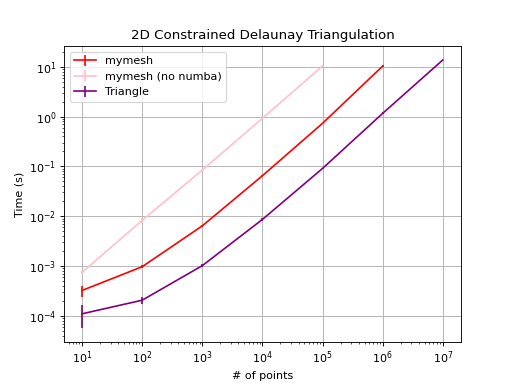

Generate this figure with Python:
import sys, os, time, subprocess
import scipy
import numpy as np
import matplotlib.pyplot as plt

def run_no_numba(npoints, seed):
    code = f"""
import os, subprocess, time
import numpy as np
os.environ["NUMBA_DISABLE_JIT"] = "1"
from mymesh import delaunay
# pre-run in case of any first time delays
delaunay.BowyerWatson2d(np.random.rand(10,2), Constraints=np.random.choice(np.arange(0, 10, dtype=int), size=(3,2), replace=False))

np.random.seed({seed})
points = np.random.rand({npoints}, 2)
constraints = np.random.choice(np.arange(0, len(points), dtype=int), size=(3,2),replace=False)
tic = time.time()
delaunay.BowyerWatson2d(points, Constraints=constraints)
t = time.time()-tic
print(t)
"""
    result = subprocess.run([sys.executable, "-c", code], capture_output=True)
    t = float(result.stdout)

    return t


from mymesh import delaunay
npoints = np.array([1e1, 1e2, 1e3, 1e4, 1e5, 1e6, 1e7], dtype=int)

bowyer_watson_avg = []
bowyer_watson_std = []
bowyer_watson_no_numba_avg = []
bowyer_watson_no_numba_std = []
triangle_avg = []
triangle_std = []

# pre-run for any first time pre-compiling
points = np.random.rand(10,2)
constraints = np.random.choice(np.arange(0, len(points), dtype=int), size=(5,2),replace=False)
delaunay.BowyerWatson2d(points, Constraints=constraints)
delaunay.Triangle(points, Constraints=constraints)
#
N = 3
for i,n in enumerate(npoints):
    # BowyerWatson
    if i < 2 or bowyer_watson_avg[-1] < 5:
        reps = []
        for j in range(N):
            np.random.seed(j)
            points = np.random.rand(n, 2)
            constraints = np.random.choice(np.arange(0, len(points), dtype=int), size=(5,2),replace=False)
            tic = time.time()
            delaunay.BowyerWatson2d(points, Constraints=constraints)
            reps.append(time.time()-tic)

        bowyer_watson_avg.append(np.mean(reps))
        bowyer_watson_std.append(np.std(reps))

    # BowyerWatson - No Numba
    if i < 2 or bowyer_watson_no_numba_avg[-1] < 5:
        reps = []
        for j in range(N):
            t = run_no_numba(n, j)
            reps.append(t)
        bowyer_watson_no_numba_avg.append(np.mean(reps)/N)
        bowyer_watson_no_numba_std.append(np.std(reps)/N)


    # Triangle
    if i < 2 or triangle_avg[-1] < 5:
        reps = []
        for j in range(N):
            np.random.seed(j)
            points = np.random.rand(n, 2)
            constraints = np.random.choice(np.arange(0, len(points), dtype=int), size=(5,2),replace=False)
            tic = time.time()
            delaunay.Triangle(points, Constraints=constraints)
            reps.append(time.time()-tic)
        triangle_avg.append(np.mean(reps))
        triangle_std.append(np.std(reps))

# Plot
plt.errorbar(npoints[:len(bowyer_watson_avg)], bowyer_watson_avg, yerr=bowyer_watson_std, color='red')
plt.errorbar(npoints[:len(bowyer_watson_no_numba_avg)], bowyer_watson_no_numba_avg, yerr=bowyer_watson_no_numba_std, color='pink')
plt.errorbar(npoints[:len(triangle_avg)], triangle_avg, yerr=triangle_std, color='purple')
plt.xscale('log')
plt.yscale('log')
plt.legend(['mymesh', 'mymesh (no numba)', 'Triangle'])
plt.xlabel('# of points')
plt.ylabel('Time (s)')
plt.title('2D Constrained Delaunay Triangulation')
plt.grid()
plt.show()
